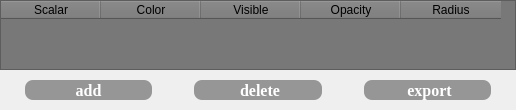
             <widget class="QWidget" name="landmark_w">
              <property name="styleSheet">
               <string notr="true">background-color: rgb(120, 120, 120);\nborder:none;</string>
              </property>
              <attribute name="title">
               <string>Landmark</string>
              </attribute>
              <layout class="QVBoxLayout" name="verticalLayout_6" stretch="6,1">
               <property name="spacing">
                <number>0</number>
               </property>
               <property name="leftMargin">
                <number>0</number>
               </property>
               <property name="topMargin">
                <number>0</number>
               </property>
               <property name="rightMargin">
                <number>0</number>
               </property>
               <property name="bottomMargin">
                <number>0</number>
               </property>
               <item>
                <widget class="QTableWidget" name="landmark_tw">
                 <property name="styleSheet">
                  <string notr="true">color: rgb(0, 0, 0);
background-color: rgb(120, 120, 120);</string>
                 </property>
                 <property name="sizeAdjustPolicy">
                  <enum>QAbstractScrollArea::AdjustToContents</enum>
                 </property>
                 <property name="textElideMode">
                  <enum>Qt::ElideMiddle</enum>
                 </property>
                 <attribute name="verticalHeaderVisible">
                  <bool>false</bool>
                 </attribute>
                 <column>
                  <property name="text">
                   <string>Scalar</string>
                  </property>
                 </column>
                 <column>
                  <property name="text">
                   <string>Color</string>
                  </property>
                 </column>
                 <column>
                  <property name="text">
                   <string>Visible</string>
                  </property>
                 </column>
                 <column>
                  <property name="text">
                   <string>Opacity</string>
                  </property>
                 </column>
                 <column>
                  <property name="text">
                   <string>Radius</string>
                  </property>
                 </column>
                </widget>
               </item>
               <item>
                <layout class="QHBoxLayout" name="horizontalLayout_11" stretch="4,1,4,1,4">
                 <property name="spacing">
                  <number>10</number>
                 </property>
                 <property name="leftMargin">
                  <number>25</number>
                 </property>
                 <property name="topMargin">
                  <number>10</number>
                 </property>
                 <property name="rightMargin">
                  <number>25</number>
                 </property>
                 <property name="bottomMargin">
                  <number>10</number>
                 </property>
                 <item>
                  <widget class="QPushButton" name="addlandmark_btn">
                   <property name="sizePolicy">
                    <sizepolicy hsizetype="Expanding" vsizetype="Expanding">
                     <horstretch>0</horstretch>
                     <verstretch>0</verstretch>
                    </sizepolicy>
                   </property>
                   <property name="font">
                    <font>
                     <family>Times New Roman</family>
                     <pointsize>12</pointsize>
                     <bold>true</bold>
                    </font>
                   </property>
                   <property name="styleSheet">
                    <string notr="true">color: rgb(255, 255, 255);
background-color: rgb(150, 150, 150);
border-radius: 8px;</string>
                   </property>
                   <property name="text">
                    <string>  add  </string>
                   </property>
                   <property name="icon">
                    <iconset>
                     <normaloff>resource/加.png</normaloff>resource/加.png</iconset>
                   </property>
                  </widget>
                 </item>
                 <item>
                  <spacer name="horizontalSpacer_13">
                   <property name="orientation">
                    <enum>Qt::Horizontal</enum>
                   </property>
                   <property name="sizeHint" stdset="0">
                    <size>
                     <width>40</width>
                     <height>20</height>
                    </size>
                   </property>
                  </spacer>
                 </item>
                 <item>
                  <widget class="QPushButton" name="deleteLandmark_btn">
                   <property name="sizePolicy">
                    <sizepolicy hsizetype="Expanding" vsizetype="Expanding">
                     <horstretch>0</horstretch>
                     <verstretch>0</verstretch>
                    </sizepolicy>
                   </property>
                   <property name="font">
                    <font>
                     <family>Times New Roman</family>
                     <pointsize>12</pointsize>
                     <bold>true</bold>
                    </font>
                   </property>
                   <property name="styleSheet">
                    <string notr="true">color: rgb(255, 255, 255);
background-color: rgb(150, 150, 150);
border-radius: 8px;</string>
                   </property>
                   <property name="text">
                    <string> delete</string>
                   </property>
                   <property name="icon">
                    <iconset>
                     <normaloff>resource/删除_填充.png</normaloff>resource/删除_填充.png</iconset>
                   </property>
                  </widget>
                 </item>
                 <item>
                  <spacer name="horizontalSpacer_22">
                   <property name="orientation">
                    <enum>Qt::Horizontal</enum>
                   </property>
                   <property name="sizeHint" stdset="0">
                    <size>
                     <width>40</width>
                     <height>20</height>
                    </size>
                   </property>
                  </spacer>
                 </item>
                 <item>
                  <widget class="QPushButton" name="exportLandmark_btn">
                   <property name="sizePolicy">
                    <sizepolicy hsizetype="Expanding" vsizetype="Expanding">
                     <horstretch>0</horstretch>
                     <verstretch>0</verstretch>
                    </sizepolicy>
                   </property>
                   <property name="font">
                    <font>
                     <family>Times New Roman</family>
                     <pointsize>12</pointsize>
                     <bold>true</bold>
                    </font>
                   </property>
                   <property name="styleSheet">
                    <string notr="true">color: rgb(255, 255, 255);
background-color: rgb(150, 150, 150);
border-radius: 8px;</string>
                   </property>
                   <property name="text">
                    <string> export</string>
                   </property>
                   <property name="icon">
                    <iconset>
                     <normaloff>resource/导出.png</normaloff>resource/导出.png</iconset>
                   </property>
                  </widget>
                 </item>
                </layout>
               </item>
              </layout>
             </widget>
